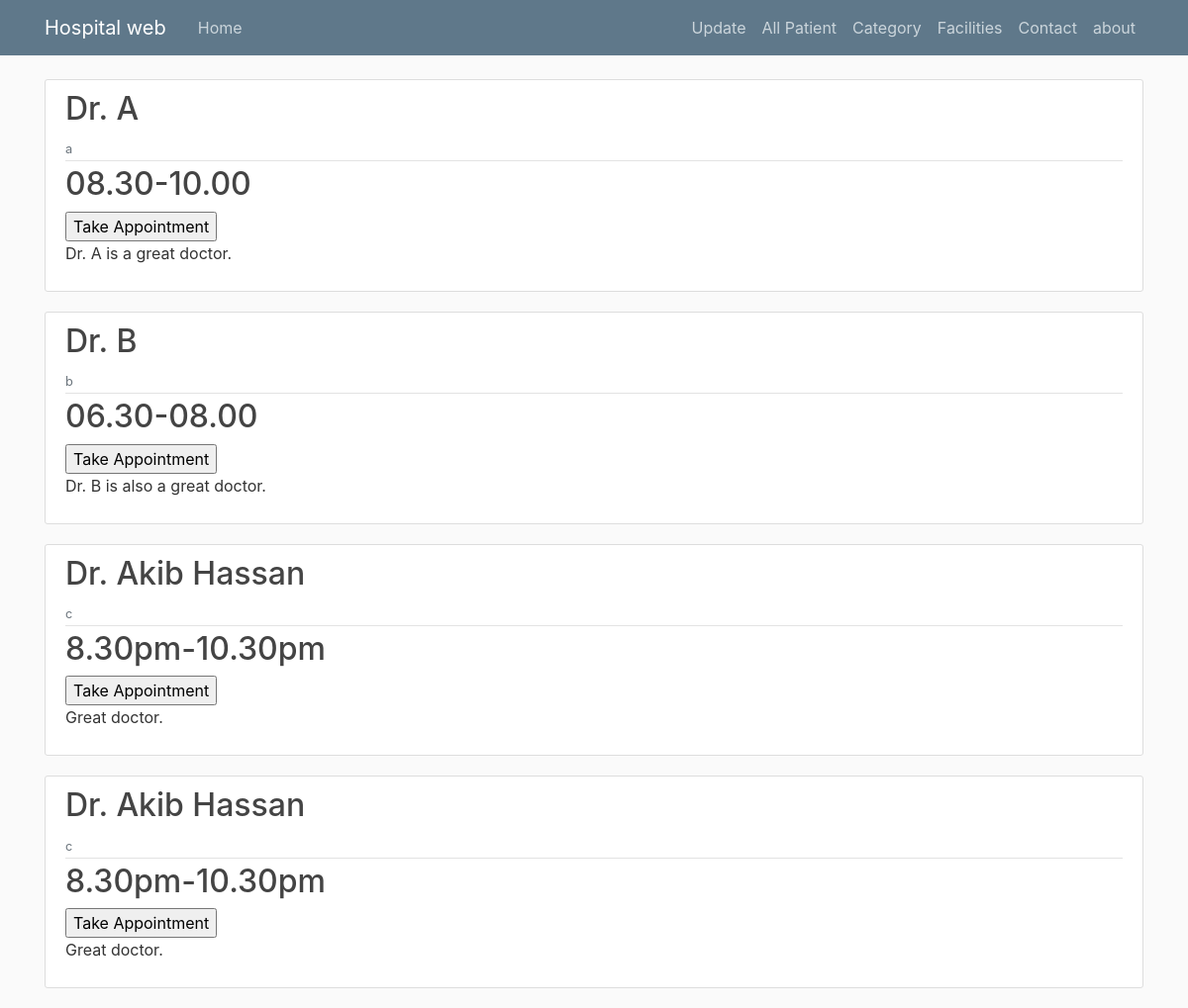
The app's page /details/ (signed in) with its own data.
### users/models.py (models this page shows)
class Doctor(models.Model):
    categories = (('Obstetricians and gynecologists', 'Obstetricians and gynecologists'), ('Psychiatrists', 'Psychiatrists'), ('Neurologists', 'Neurologists'), ('Cardiologists', 'Cardiologists'))
    name = models.CharField(max_length=20)
    category = models.CharField(max_length=100, choices=categories)
    details = models.TextField()
    visitingHour = models.CharField(max_length=15)
    visitingDates = models.CharField(max_length=30)
    dailyoccupation = models.IntegerField(default=0)

### users/views.py (the view)
# urls.py: path('details/', views.doctordetails, name='doctordetails'),
def doctordetails(request):
    if request.method== 'POST': # action url name to send form data to this function url
        form = CategoryForm(request.POST)
        if form.is_valid():
            cd = form.cleaned_data
            request.session['cat'] = cd.get('name')
    temp = 0
    if request.session['cat'] == 'Obstetricians and gynecologists':
        temp = 'Obstetricians and gynecologists'
    elif request.session['cat'] == 'Psychiatrists':
        temp = 'Psychiatrists'
    elif request.session['cat'] == 'Neurologists':
        temp = 'Neurologists'
    elif request.session['cat'] == 'Cardiologists':
        temp = 'Cardiologists'
    else:
        context = {
            'pst': Doctor.objects.all()
        }
    if temp:
        context = {
            'pst': Doctor.objects.filter(category=temp)
        }
    return render(request, 'users/doctordetails.html', context)

### users/templates/users/doctordetails.html (shortened to what this page needs)
{% extends "users/main.html" %}
{% load crispy_forms_tags %}
{% block content %}
{% for post in pst %}
<article class="media content-section">
  <div class="media-body">
    <div class="article-metadata">
      <h2>{{ post.name }}</h2>
      <small class="text-muted">{{ post.category}}</small>
    </div>
    <h2><a class="article-title" href="#">{{ post.visitingHour }}</a></h2>
    <form action = "{% url 'patientdetails'%}"  method = "POST">
	<input type="submit" value="Take Appointment">
    </form>
    <p class="article-content">{{ post.details }}</p>
  </div>
</article>
{% endfor %}
{% endblock content %}

### users/static/blog/main.css (style rules this page uses)
body { background: #fafafa; color: #333333; margin-top: 5rem; }
h1, h2, h3, h4, h5, h6 { color: #444444; }
.content-section { background: #ffffff; padding: 10px 20px; border: 1px solid #dddddd; border-radius: 3px; margin-bottom: 20px; }
.article-title { color: #444444; }
.article-content { white-space: pre-line; }
.article-metadata { padding-bottom: 1px; margin-bottom: 4px; border-bottom: 1px solid #e3e3e3 }

### records on screen
Doctor: name "Dr. A", category "a", visitingHour "08.30-10.00", details "Dr. A is a great doctor."
Doctor: name "Dr. B", category "b", visitingHour "06.30-08.00", details "Dr. B is also a great doctor."
Doctor: name "Dr. Akib Hassan", category "c", visitingHour "8.30pm-10.30pm", details "Great doctor."
Doctor: name "Dr. Akib Hassan", category "c", visitingHour "8.30pm-10.30pm", details "Great doctor."
